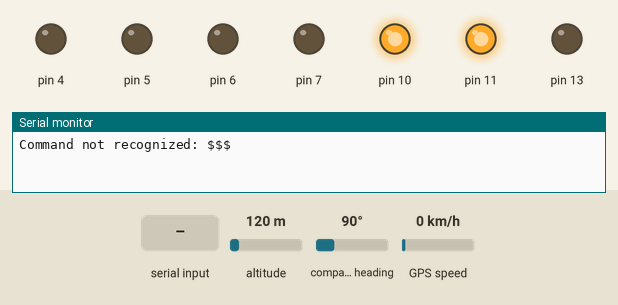
This sketch was run on a simulated Arduino Uno, built with avr-gcc and run on an emulated ATmega328P. Shown: output pins drawn as LEDs (lit = HIGH), the last lines printed to the serial monitor. The test bench sets the inputs (shaded band); at power-on: altitude 120 m, compass heading 90°, GPS speed 0 km/h. The GPS gets a fix after 3 s at 37.7749, -122.4194 with 8 satellites.

Above: at 4.2 s.
4.3 s: "b\n" received over Serial
At 5.5 s:
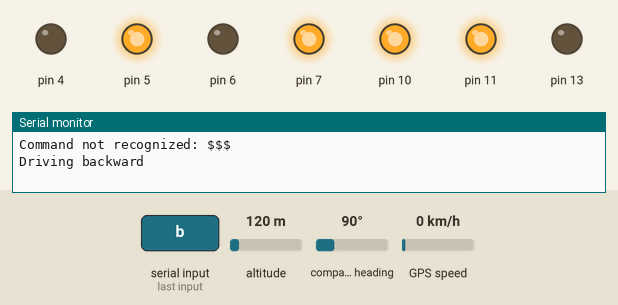
5.8 s: "l\n" received over Serial
At 6.6 s:
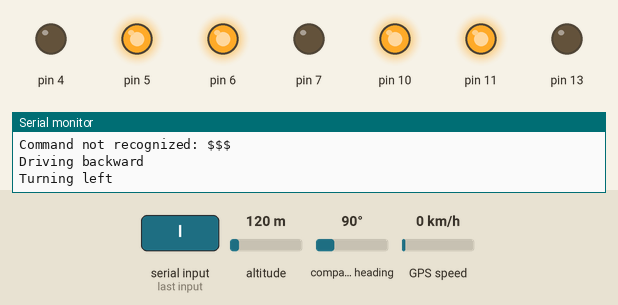
7.3 s: "r\n" received over Serial
At 7.8 s:
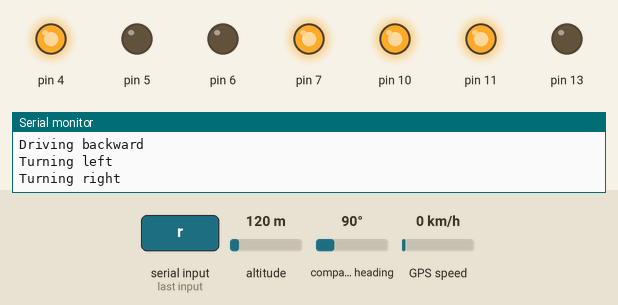
8.8 s: "gps\n" received over Serial
At 9.8 s:
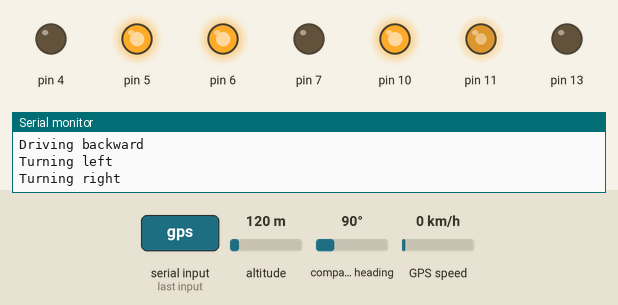
Timing chart, 0 to 11.3 s (numbered marks = the images above; inputs shaded):
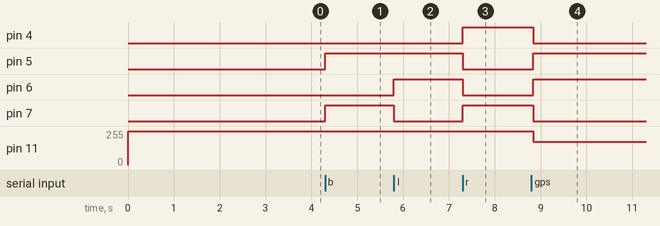

Measured:
- after the input at 4.3 s, pin 5, pin 7: LOW → HIGH at once
- after the input at 5.8 s, pin 6: LOW → HIGH at once; pin 7: HIGH → LOW at once
- after the input at 7.3 s, pin 4, pin 7: LOW → HIGH at once; pin 5, pin 6: HIGH → LOW at once
- after the input at 8.8 s, pin 4, pin 7: HIGH → LOW at once; pin 5, pin 6: LOW → HIGH at once; pin 11: 255/255 → 175/255 at once

The sketch:

RPI_rover.ino
```cpp
#include <DHT11.h>
#include <Wire.h>
#include <HMC5883L.h>
#include <TinyGPS++.h>
#include <SoftwareSerial.h>

static const int RXPin = 2, TXPin = 3;
static const uint32_t GPSBaud = 9600;

TinyGPSPlus gps;
SoftwareSerial ss(TXPin, RXPin);
HMC5883L compass;
DHT11 dht11(A0);

String nom = "Arduino";
String msg;
double storedLAT;
double storedLON;
double storedHeading;
double storedSAT = 0;
bool toggle = true;

void setup() {
  Serial.begin(9600);

  ss.begin(GPSBaud);

  // Initialize Initialize HMC5883L
  while (!compass.begin())
  {
    Serial.println("Could not find a valid HMC5883L sensor, check wiring!");
    delay(500);
  }
  // Set measurement range
  compass.setRange(HMC5883L_RANGE_1_3GA);
  // Set measurement mode
  compass.setMeasurementMode(HMC5883L_CONTINOUS);
  // Set data rate
  compass.setDataRate(HMC5883L_DATARATE_30HZ);
  // Set number of samples averaged
  compass.setSamples(HMC5883L_SAMPLES_8);
  // Set calibration offset
  compass.setOffset(126, -65, 0);

  pinMode(7,OUTPUT);
  pinMode(6,OUTPUT);
  pinMode(5,OUTPUT);
  pinMode(4,OUTPUT);

  pinMode(11,OUTPUT);
  pinMode(10,OUTPUT);
  pinMode(13,OUTPUT);
  analogWrite(11, 255);
  analogWrite(10, 255);
}

void loop() {
  if (Serial.available() > 0) {
    String command = Serial.readStringUntil('\n');
    execute(command);
  }
}

void execute(String command){
  if(command == "f" || command == "b" || command == "l" || command == "r" || command == "s"){

    drive(command);

  }else if(command.substring(0, 3) == "gps"){

    int spaceIndex = command.indexOf(' ');
    String coordinates = command.substring(spaceIndex + 1);
    int commaIndex = coordinates.indexOf(', ');

    String latitudeStr = coordinates.substring(0, commaIndex);
    String longitudeStr = coordinates.substring(commaIndex + 2);

    double latitude = latitudeStr.toDouble();
    double longitude = longitudeStr.toDouble()*-1.0;
    goToWaypoint(latitude, longitude);

  }else if(command == "temperature"){

    int temperature = dht11.readTemperature();
    if (temperature != DHT11::ERROR_CHECKSUM && temperature != DHT11::ERROR_TIMEOUT){
      Serial.print("Temperature: ");
      Serial.print(temperature);
      Serial.println(" °C");
    }else{
      Serial.print("Temperature Reading Error: ");
      Serial.println(DHT11::getErrorString(temperature));
    }

  }else if(command == "humidity"){

    int humidity = dht11.readHumidity();
    if (humidity != DHT11::ERROR_CHECKSUM && humidity != DHT11::ERROR_TIMEOUT){
      Serial.print("Humidity: ");
      Serial.print(humidity);
      Serial.println(" %");
    }else{
      Serial.print("Humidity Reading Error: ");
      Serial.println(DHT11::getErrorString(humidity));
    }

  }else if(command == "led"){
    if(toggle){
      digitalWrite(13, HIGH);
      toggle = false;
      Serial.print("Turning LED on");
    }else{
      digitalWrite(13, LOW);
      toggle = true;
      Serial.print("Turning LED off");
    }
  }else{
     Serial.print("Command not recognized: ");
     Serial.println(command);
  }
  command = "";
}

void drive(String command){
  analogWrite(11, 255);
  analogWrite(10, 255);
  if(command=="f"){
    digitalWrite(7,LOW);
    digitalWrite(6,HIGH);
    digitalWrite(5,LOW);
    digitalWrite(4,HIGH);
    Serial.println("Driving forward");
  }else if(command=="b"){
    digitalWrite(7,HIGH);
    digitalWrite(6,LOW);
    digitalWrite(5,HIGH);
    digitalWrite(4,LOW);
    Serial.println("Driving backward");
  }else if(command=="l"){
    digitalWrite(7,LOW);
    digitalWrite(6,HIGH);
    digitalWrite(5,HIGH);
    digitalWrite(4,LOW);
    Serial.println("Turning left");
  }else if(command=="r"){
    digitalWrite(7,HIGH);
    digitalWrite(6,LOW);
    digitalWrite(5,LOW);
    digitalWrite(4,HIGH);
    Serial.println("Turning right");
  }else if(command=="s"){
    digitalWrite(7,LOW);
    digitalWrite(6,LOW);
    digitalWrite(5,LOW);
    digitalWrite(4,LOW);
    Serial.println("Stopping");
  }
}

float getHeadingDEG(){
  Vector norm = compass.readNormalize();

  // Calculate heading
  float heading = atan2(norm.YAxis, norm.XAxis);

  // Set declination angle
  float declinationAngle = (7.0 + (48.0 / 60.0)) / (180 / M_PI);
  heading += declinationAngle;

  // Correct for heading < 0deg and heading > 360deg
  if (heading < 0)
  {
    heading += 2 * PI;
  }

  if (heading > 2 * PI)
  {
    heading -= 2 * PI;
  }

  // Convert to degrees and return
  return heading * 180/M_PI;
}

void getGPS(){
  while (ss.available() > 0){
    gps.encode(ss.read());
  }
  storedLAT = gps.location.lat();
  storedLON = gps.location.lng();
  storedSAT = gps.satellites.value();
}

double getDistance(double LAT, double LON, double waypointLAT, double waypointLON){
  return gps.distanceBetween(LAT,LON,waypointLAT,waypointLON);//returns distance to point in meters
}

double angleFromCoordinate(double lat1, double long1, double lat2, double long2) {
    double dLon = (long2 - long1);

    double y = sin(dLon) * cos(lat2);
    double x = cos(lat1) * sin(lat2) - sin(lat1) * cos(lat2) * cos(dLon);

    double brng = atan2(y, x);

    brng = brng * 180/M_PI;
    brng = fmod((brng + 360), 360);
    brng = 360 - brng; // count degrees counter-clockwise - remove to make clockwise

    return fmod(brng, 360);
}

void rotateToHeading(double angle){
  digitalWrite(7,LOW);
  digitalWrite(6,LOW);
  digitalWrite(5,LOW);
  digitalWrite(4,LOW);

  while(abs(angle - getHeadingDEG()) > 1){
    int clockwiseDiff = fmod((getHeadingDEG() - angle + 360), 360);
    int counterclockwiseDiff = fmod((angle - getHeadingDEG() + 360), 360);

    if(counterclockwiseDiff < clockwiseDiff){
      int speed = (abs(abs(360-angle)-abs(360-getHeadingDEG())))*255;
      analogWrite(11, speed);
      analogWrite(10, speed);
      digitalWrite(7,HIGH);
      digitalWrite(6,LOW);
      digitalWrite(5,LOW);
      digitalWrite(4,HIGH);
    }else{
      int speed = (abs(angle - getHeadingDEG()))*255;
      analogWrite(11, speed);
      analogWrite(10, speed);
      digitalWrite(7,LOW);
      digitalWrite(6,HIGH);
      digitalWrite(5,HIGH);
      digitalWrite(4,LOW);
    }
  }
  digitalWrite(7,LOW);
  digitalWrite(6,LOW);
  digitalWrite(5,LOW);
  digitalWrite(4,LOW);
}

void goToWaypoint(double waypointLAT, double waypointLON){
  while(storedSAT < 3){
    getGPS();
  }
  double startLAT = storedLAT;
  double startLON = storedLON;
  double heading = angleFromCoordinate(storedLAT, storedLON, waypointLAT, waypointLON);
  rotateToHeading(heading);
  while(getDistance(storedLAT, storedLON, waypointLAT, waypointLON) > 2){
    getGPS();
    analogWrite(11, 255);
    analogWrite(10, 255);
    digitalWrite(7,LOW);
    digitalWrite(6,HIGH);
    digitalWrite(5,LOW);
    digitalWrite(4,HIGH);
    getHeadingDEG();
    if((abs(heading - storedHeading)>= 45.0)){
      heading = angleFromCoordinate(storedLAT, storedLON, waypointLAT, waypointLON);
      rotateToHeading(heading);
    }else if(abs(heading - storedHeading)>180){
      if((abs(heading - storedHeading)<= (360.0 - 45.0))){
        heading = angleFromCoordinate(storedLAT, storedLON, waypointLAT, waypointLON);
        rotateToHeading(heading);
      }
    }
  }
  digitalWrite(7,LOW);
  digitalWrite(6,LOW);
  digitalWrite(5,LOW);
  digitalWrite(4,LOW);
  Serial.println("Waypoint Reached");
}
```
